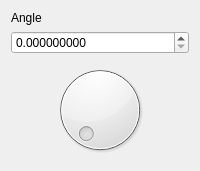
                               <widget class="QWidget" name="tab_16">
                                <attribute name="title">
                                 <string>Options</string>
                                </attribute>
                                <layout class="QGridLayout" name="gridLayout_25">
                                 <item row="0" column="0">
                                  <layout class="QGridLayout" name="gridLayout_26">
                                   <item row="0" column="0">
                                    <widget class="QLabel" name="label_23">
                                     <property name="text">
                                      <string>Angle</string>
                                     </property>
                                    </widget>
                                   </item>
                                   <item row="1" column="0">
                                    <widget class="QDoubleSpinBox" name="dspinbox_renderer_lighting_SpotLights_angle">
                                     <property name="decimals">
                                      <number>9</number>
                                     </property>
                                     <property name="maximum">
                                      <double>10000000000000.000000000000000</double>
                                     </property>
                                    </widget>
                                   </item>
                                   <item row="2" column="0">
                                    <widget class="QDial" name="dial_renderer_lighting_SpotLights_angle"/>
                                   </item>
                                  </layout>
                                 </item>
                                </layout>
                               </widget>
